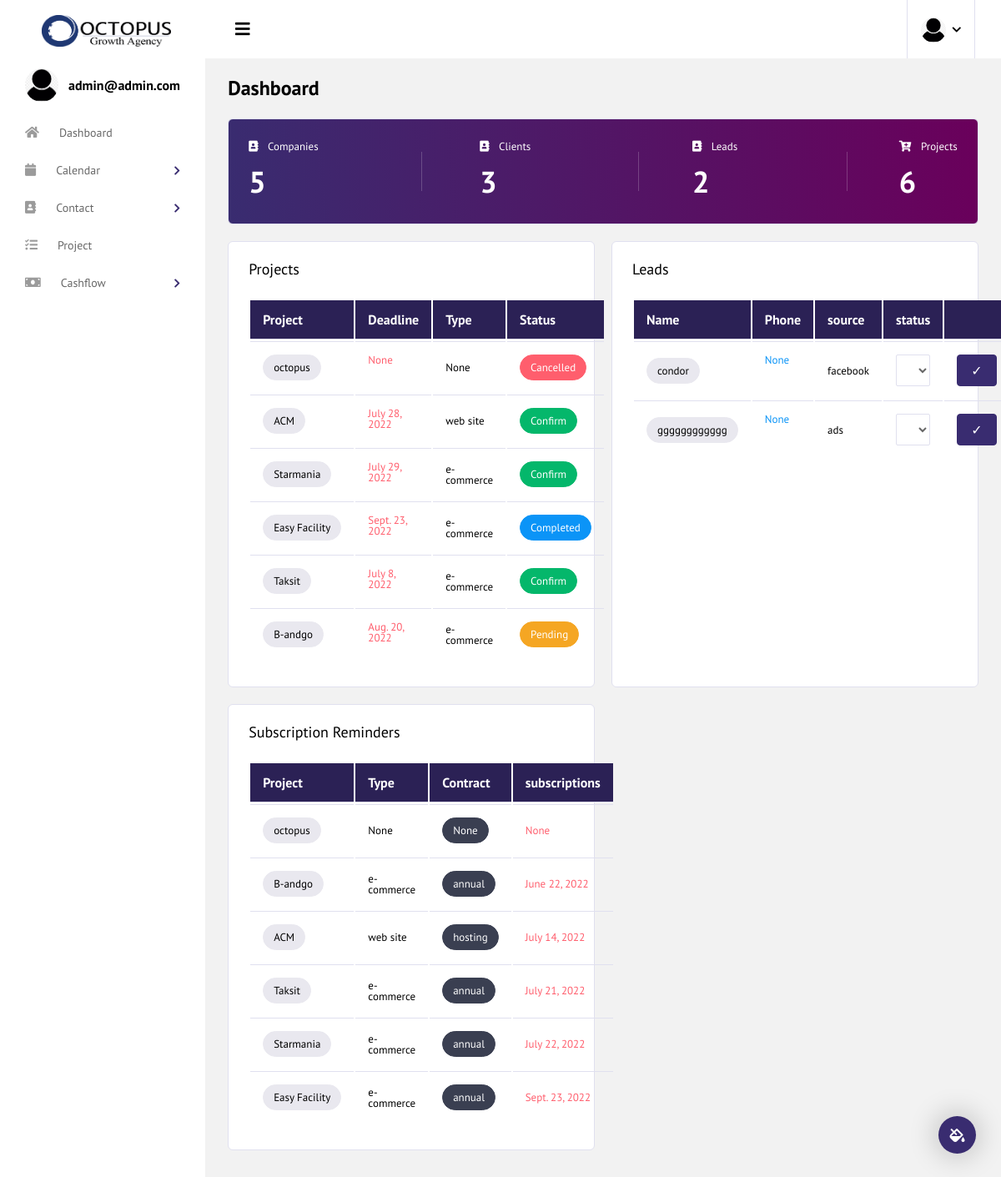
Screenshot of / (signed in) with the database file from the repository.
### accounts/models.py (models this page shows, shortened)
class User(AbstractUser):
    username        = None
    email           = models.EmailField('email address', unique=True)
    picture         = models.ImageField(upload_to='images/faces', null=True, blank=True)
    pseudo          = models.CharField( max_length=150, null=True, blank=True)
    role            = models.CharField( max_length=150, null=True, blank=True)
    notes           = tinymce_models.HTMLField( blank=True, null=True)
    is_active       = models.BooleanField(default=False)
    is_manager      = models.BooleanField(default=False)
    is_admin        = models.BooleanField(default=False)
    USERNAME_FIELD  = 'email'
    REQUIRED_FIELDS = []
    objects         = UserManager()

### project/models.py (models this page shows, shortened)
class Project (models.Model):
    name                    = models.CharField(max_length=254)
    company                 = models.ForeignKey(Company, on_delete=models.CASCADE, verbose_name="client", related_name="projects")
    manager                 = models.ForeignKey(Employee, blank=True, null=True, on_delete=models.CASCADE) #####??????
    cost                    = models.DecimalField(max_digits=20 , decimal_places=0, default=0)
    started_date            = models.DateField(blank=True, null=True)
    deadline                = models.DateField(blank=True, null=True)
    project_type            = models.CharField(choices=PROJECT_TYPE_CHOICES, max_length=2, blank=True, null=True)
    contract                = models.CharField(choices=CONTRACT_TYPE_CHOICES, max_length=2, blank=True, null=True)
    contract_expiration     = models.DateField(blank=True, null=True)
    status                  = models.CharField(choices=STATUS_TYPE_CHOICES, max_length=2, blank=True, null=True)
    description             = tinymce_models.HTMLField( blank=True, null=True)
    created     = models.DateTimeField(auto_now_add=True)
    updated     = models.DateTimeField(auto_now=True)
    @property
    def get_status_class(self):
        if self.status == "CF":
            return "badge-success"
        elif self.status == "CP":
            return "badge-info"
        elif self.status == "PE":
            return "badge-warning"
        else:
            return "badge-danger"

### contact/models.py (models this page shows, shortened)
class Lead(models.Model):
    company      = models.ForeignKey(Company, on_delete=models.SET_NULL, blank=True, null=True)
    source       = models.CharField( max_length=250, blank=True, null=True)
    project_type = models.CharField(choices=PROJECT_TYPE_CHOICES, max_length=2, blank=True, null=True)
    status       = models.CharField(choices=STATUS_TYPE_CHOICES, max_length=2, blank=True, null=True)
    note         = tinymce_models.HTMLField( blank=True, null=True)
    created      = models.DateField(auto_now=True)
    updated      = models.DateField(auto_now_add=True)

class Company(models.Model):
    name                = models.CharField(max_length=250)
    industry            = models.CharField(max_length=100, blank=True, null=True)
    annual_revenue      = models.DecimalField(max_digits=20 , decimal_places=0, blank=True, null=True)
    email               = models.EmailField(max_length=254,  blank=True, null=True)
    mobile              = models.CharField(max_length=13,  blank=True, null=True)
    website             = models.URLField(max_length=250, blank=True, null=True)
    adress              = models.CharField(max_length=250,  blank=True, null=True)
    rc_code             = models.CharField( max_length=150, null=True, blank=True)
    art_code            = models.CharField(max_length=150, null=True, blank=True)
    nif_code            = models.CharField( max_length=150, null=True, blank=True)
    nis_code            = models.CharField( max_length=150, null=True, blank=True)
    responsible_person  = models.CharField(max_length=100,  blank=True, null=True)
    source              = models.CharField(max_length=250, blank=True, null=True)
    company_type        = models.CharField(choices=COMPANY_TYPE_CHOICES, max_length=2, blank=True, null=True)
    project_type        = models.CharField(choices=PROJECT_TYPE_CHOICES, max_length=2, blank=True, null=True)
    logo                = models.ImageField(upload_to='companies/', null=True, blank=True)
    collab_start        = models.DateField(blank=True, null=True)
    created             = models.DateField(auto_now=True)
    updated             = models.DateField(auto_now_add=True)
    def __str__(self):
        return self.name

### core/views.py (the view)
# urls.py: path('', login_required(IndexView.as_view()), name='index'),
class IndexView(TemplateView):
    template_name= "index.html"
    def get_context_data(self, **kwargs):
        context = super(IndexView, self).get_context_data(**kwargs)
        context["projects"] = Project.objects.all().order_by('started_date')
        context["subscriptions"] = Project.objects.all().order_by('contract_expiration')
        context["project_count"] =Project.objects.all().count()
        context["companies"] = Company.objects.all().order_by('collab_start')
        context["company_count"] =Company.objects.all().count()
        context["employees"] = Employee.objects.all().order_by('collab_start')
        context["client_count"] =Employee.objects.all().count()
        context["leads"] = Lead.objects.all().order_by('updated')
        context["lead_count"] =Lead.objects.all().count()
        return context

### core/templates/index.html (shortened to what this page needs)
{% extends "base.html" %}
{% load static %}
{% block content %}
  <div class="content-wrapper">
          <div class="page-header">
              <h3 class="page-title">
                Dashboard
              </h3>
          </div>
          <div class="row grid-margin">
            <div class="col-12">
              <div class="card card-statistics">
                <div class="card-body">
                  <div class="d-flex flex-column flex-md-row align-items-center justify-content-between">
                      <div class="statistics-item">
                        <p>
                          <i class="fas fa-solid fa-address-book menu-icon mr-2"></i>
                          Companies
                        </p>
                        <h2>{{ company_count }}</h2>
                      </div>
                      <div class="statistics-item">
                        <p>
                          <i class="fas fa-solid fa-address-book menu-icon mr-2"></i>
                          Clients
                        </p>
                        <h2>{{ client_count }}</h2>
                      </div>
                      <div class="statistics-item">
                        <p>
                          <i class="fas fa-solid fa-address-book menu-icon mr-2"></i>
                          Leads
                        </p>
                        <h2>{{ lead_count }}</h2>
                      </div>
                      <div class="statistics-item">
                        <p>
                          <i class="fas fa-solid fa-cart-plus menu-icon mr-2"></i>
                          Projects
                        </p>
                        <h2>{{ project_count }}</h2>
                      </div>
                  </div>
                </div>
              </div>
            </div>
          </div>
      <div class="row">
        <div class="col-lg-6 grid-margin stretch-card">
          <div class="card">
            <div class="card-body d-flex flex-column">
              <h4 class="card-title">
               Projects
              </h4>
              <div class="flex-grow-1 d-flex flex-column justify-content-between">
                <div class="row">
                  <div class="col-sm-12">
                      <table id="order-listing" class="table dataTable no-footer" role="grid" aria-describedby="order-listing_info">
                          <thead style="background-color: #2b2155; color:#fff;">
                              <tr role="row">
                                <th>Project</th>
                                <th>Deadline</th>
                                <th>Type</th>
                                <th>Status</th>
                              </tr>
                          </thead>
                          <tbody>
                              {% for project in projects %}
                          <tr role="row" class="odd">
                                  <td ><a href="{% url 'project:projectdetail' project.pk %}">
                                    <span class="badge badge-pill badge-light">{{project.name}} </span></a></td>
                                  <td class="d-block text-danger">{{project.deadline}}</td>
                                  <td>{{project.get_project_type_display}}</td>
                                  <td> <span class="badge badge-pill {{project.get_status_class}}"> {{project.get_status_display}}</span></td>
                              </tr>
                          {% endfor %}
                          </tbody>
                          </table>
                      </div>
                  </div>
              </div>
              </div>
        </div>
      </div>
      <div class="col-lg-6 grid-margin stretch-card">
        <div class="card">
          <div class="card-body d-flex flex-column">
            <h4 class="card-title">
             Leads
            </h4>
            <div class="flex-grow-1 d-flex flex-column justify-content-between">
              <div class="row">
                <div class="col-sm-12">
                    <table id="order-listing" class="table dataTable no-footer" role="grid" aria-describedby="order-listing_info">
                        <thead style="background-color: #2b2155; color:#fff;">
                            <tr role="row">
                              <th>Name</th>
                              <th>Phone</th>
                              <th>source</th>
                              <th>status</th>
                              <th></th>
                            </tr>
                        </thead>
                        <tbody>
                          {% for lead in leads %}
                        <tr role="row" class="odd">
                                <td ><a href="{% url 'contact:leaddetail' lead.pk %}">
                                  <span class="badge badge-pill badge-light">{{lead.company}} </span></a></td>
                                <td class="d-block text-info">{{lead.company.mobile}}</td>
                                <td> {{lead.source}} </td>
                                <td>
                                <form action="{% url 'contact:editleads' lead.pk%}" method="post"  class="form-sample">
                                  <select class="form-control"  name="status" id="id_status">
                                    <option value="{{lead.status}}"selected="">{{lead.get_status_display}}</option>
                                  </select>
                                </td>
                                <td>
                                  <button type="submit" class="btn btn-primary mr-2" style="float:right;">✓</button>
                                </td>
                            </tr>
                        {% endfor %}
                        </tbody>
                        </table>
                    </div>
                </div>
            </div>
            </div>
      </div>
      </div>
  </div>
          <div class="row">
            <div class="col-lg-6 grid-margin stretch-card">
              <div class="card">
                <div class="card-body d-flex flex-column">
                  <h4 class="card-title">
                    Subscription reminders
                  </h4>
                  <div class="flex-grow-1 d-flex flex-column justify-content-between">
                    <div class="row">
                      <div class="col-sm-12">
                          <table id="order-listing" class="table dataTable no-footer" role="grid" aria-describedby="order-listing_info">
                              <thead style="background-color: #2b2155; color:#fff;">
                                  <tr role="row">
                                      <th>Project</th>
                                      <th>Type</th>
                                      <th>Contract</th>
                                      <th>subscriptions</th>
                                  </tr>
                              </thead>
                              <tbody>
                              {% for project in subscriptions %}
                                  <tr role="row" class="odd">
                                      <td ><a href="{% url 'project:projectdetail' project.pk %}">
                                        <span class="badge badge-pill badge-light">{{project.name}} </span></td>
                                      <td> {{project.get_project_type_display}}</td>
                                      <td>   <span class="badge badge-pill badge-dark"> {{project.get_contract_display}} </span></td>
                                      <td ><span  class="d-block text-danger"> {{project.contract_expiration}} </span></td>
                                  </tr>
                              {% endfor %}
                              </tbody>
                              </table>
                          </div>
                      </div>
                  </div>
                  </div>
            </div>
          </div>
  </div>
  {% endblock content %}

### templates/sidebar.html (shortened to what this page needs)
{% load static %}
    <div class="container-fluid page-body-wrapper">
          <div class="theme-setting-wrapper">
            <div id="settings-trigger"><i class="fas fa-fill-drip"></i></div>
          </div>
     <nav class="sidebar sidebar-offcanvas" id="sidebar">
        <ul class="nav">
          <li class="nav-item nav-profile">
            <div class="nav-link">
              <div class="profile-image">
              {% if user.picture %}
                  <img  src="{{user.picture.url}}" alt="image"/>
              {% else %}
                  <img  src="{% static 'images/avatar.png' %}" alt="logo"/>
              {% endif %}
              </div>
              <div class="profile-name">
                <p class="name">
                  <a href="{% url 'accounts:userdetail' %}" style="text-decoration:none; color:black;">{{ user.get_username }} </a>
                </p>
              </div>
            </div>
          </li>
          <li class="nav-item">
            <a class="nav-link" href="/" >
              <i class="fa fa-home menu-icon"></i>
              <span class="menu-title">Dashboard</span>
            </a>
          </li>
          <li class="nav-item">
            <a class="nav-link" data-toggle="collapse" href="#editors" aria-expanded="false" aria-controls="editors">
              <i class="fas fa-solid fa-calendar menu-icon"></i>
              <span class="menu-title" >Calendar</span>
              <i class="menu-arrow"></i>
            </a>
          </li>
          <li class="nav-item">
            <a class="nav-link" data-toggle="collapse" href="#charts" aria-expanded="false" aria-controls="charts">
              <i class="fas fa-solid fa-address-book menu-icon"></i>
              <span class="menu-title">Contact</span>
              <i class="menu-arrow"></i>
            </a>
          </li>
          <li class="nav-item">
            <a class="nav-link" href="{% url 'project:projectlist' %}"  >
              <i class="fa fa fa-tasks menu-icon"></i>
              <span class="menu-title">Project</span>
            </a>
          </li>
          <li class="nav-item">
            <a class="nav-link" data-toggle="collapse" href="#tables" aria-expanded="false" aria-controls="tables">
              <i class="fas fa-solid fa-money-bill menu-icon"></i>
              <span class="menu-title">Cashflow</span>
              <i class="menu-arrow"></i>
            </a>
          </li>
        </ul>
      </nav>

### rows the page displays
User: get_username "admin@admin.com"
Project: name "octopus", deadline "None", project_type "None", status "Cancelled", contract "None", contract_expiration "None"
Project: name "ACM", deadline "July 28, 2022", project_type "web site", status "Confirm", contract "hosting", contract_expiration "July 14, 2022"
Project: name "Starmania", deadline "July 29, 2022", project_type "e-commerce", status "Confirm", contract "annual", contract_expiration "July 22, 2022"
Project: name "Easy Facility", deadline "Sept. 23, 2022", project_type "e-commerce", status "Completed", contract "annual", contract_expiration "Sept. 23, 2022"
Project: name "Taksit", deadline "July 8, 2022", project_type "e-commerce", status "Confirm", contract "annual", contract_expiration "July 21, 2022"
Project: name "B-andgo", deadline "Aug. 20, 2022", project_type "e-commerce", status "Pending", contract "annual", contract_expiration "June 22, 2022"
Lead: company "condor", company.mobile "None", source "facebook", status "not intrested"
Lead: company "gggggggggggg", company.mobile "None", source "ads", status "not intrested"

### other values shown
{{ company_count }} "5"
{{ client_count }} "3"
{{ lead_count }} "2"
{{ project_count }} "6"
